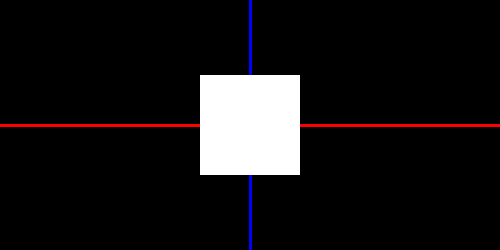
Frame 1 (no input)
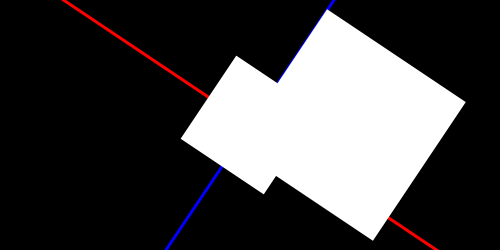
Frame 60 (the mouse pressed at the canvas centre just before this capture)
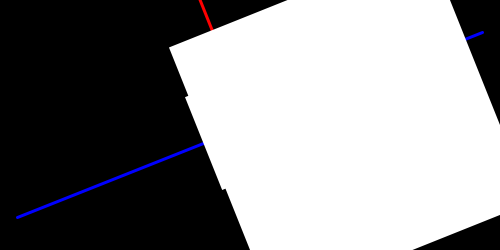
Frame 120 (the mouse held since frame 60 and released just before this capture)

The Processing sketch that drew these frames (run headless with seeded random() and noise(); from frame 60 on, the mouse is pressed at the canvas centre):

// Processing sketch: processing_65553
// ── processing_65553.pde

float angle;
float speed = 0.01;

void setup() {
  size(500, 250);
  smooth();
  rectMode(CENTER);
 
}

void draw() {
  background(0);
  
  pushMatrix();
    translate(width/2, height/2);
    rotate(angle);
    
    strokeWeight(3);
    stroke(255, 0, 0);
    line(-width, 0, width, 0);
    stroke(0, 0, 255);
    line(0, -height, 0, height);
    noStroke();
    
    rect(0, 0, 100, 100);
  popMatrix();
  
  pushMatrix();
    translate(width/2 + 100, height/2);
    rotate(angle);
    scale(sin(angle) * 3);
    rect(0, 0, 100, 100);
  popMatrix();
  
  angle += speed;
  println(angle);
  
}
